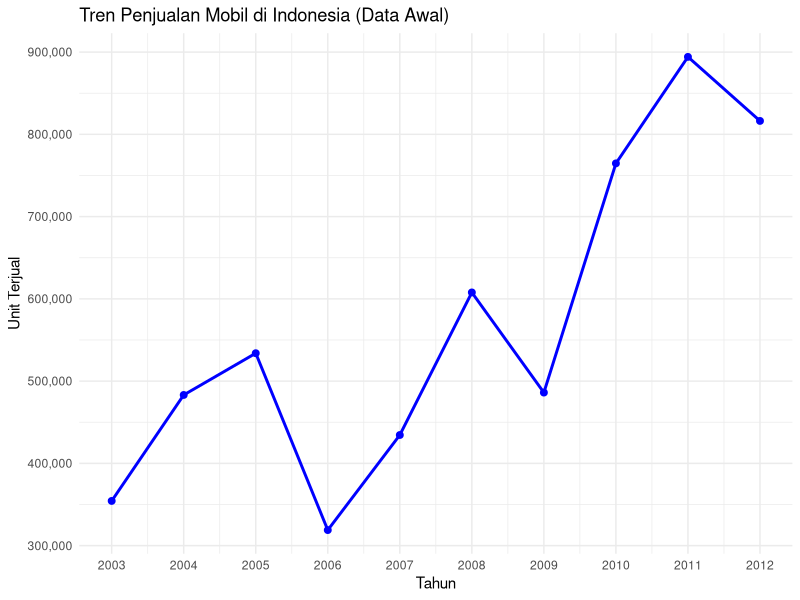
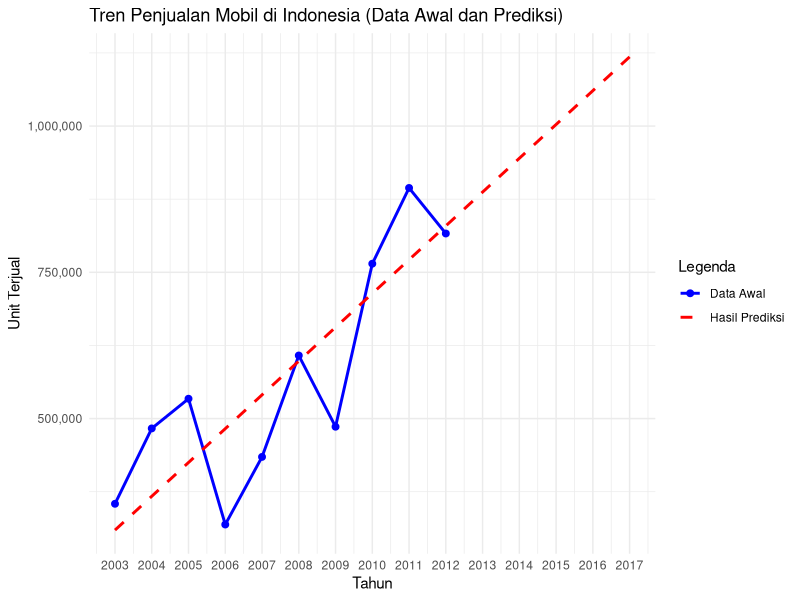

Source code (R) for these figures, in order:
# Memuat library untuk visualisasi
library(ggplot2)

# 1. Memasukkan dan memuat data
# Data penjualan mobil
year <- c(2003, 2004, 2005, 2006, 2007, 2008, 2009, 2010, 2011, 2012)
units <- c(354331, 483170, 533922, 318904, 434473, 607805, 486061, 764709, 894180, 816322)

# Membuat data frame
car_sales_data <- data.frame(
  Year = year,
  Units = units
)

# Menampilkan data
print(car_sales_data)



# 2. Visualisasi data penjualan awal
ggplot(car_sales_data, aes(x = Year, y = Units)) +
  geom_line(color = "blue", size = 1) +
  geom_point(color = "blue", size = 2) +
  labs(
    title = "Tren Penjualan Mobil di Indonesia (Data Awal)",
    x = "Tahun",
    y = "Unit Terjual"
  ) +
  scale_x_continuous(breaks = seq(2003, 2012, by = 1)) +  # Menampilkan semua tahun
  scale_y_continuous(labels = scales::comma) +            # Format angka dengan koma
  theme_minimal()



# 3. Metode Semi Average
# Membagi data menjadi dua periode
first_period <- car_sales_data[1:5, ]
first_period

second_period <- car_sales_data[6:10, ]
second_period

# Menghitung rata-rata penjualan tiap periode
avg_first <- mean(first_period$Units)
avg_first
avg_second <- mean(second_period$Units)
avg_second

# Tahun tengah untuk masing-masing periode
mid_first <- mean(first_period$Year)
mid_first
mid_second <- mean(second_period$Year)
mid_second

# Menentukan slope dan intercept regresi
slope <- (avg_second - avg_first) / (mid_second - mid_first)
slope 

intercept <- avg_first - slope * mid_first
intercept

# Fungsi prediksi berdasarkan metode semi average
predict_semi_average <- function(year) {
  intercept + slope * year
}
predict_semi_average

# Menambahkan prediksi ke data asli
car_sales_data$Predicted_Units <- predict_semi_average(car_sales_data$Year)

# Prediksi 5 tahun ke depan
future_years <- data.frame(Year = 2013:2017)
future_years$Predicted_Units <- predict_semi_average(future_years$Year)

# Menampilkan hasil prediksi
print(future_years)




# 4. Visualisasi Data Awal dan Prediksi
# Menggabungkan data awal dan data prediksi
combined_data <- rbind(
  car_sales_data[, c("Year", "Units", "Predicted_Units")],
  data.frame(Year = future_years$Year, Units = NA, Predicted_Units = future_years$Predicted_Units)
)

# Visualisasi gabungan data awal dan hasil prediksi
ggplot(combined_data, aes(x = Year)) +
  geom_line(aes(y = Units, color = "Data Awal"), size = 1) +
  geom_line(aes(y = Predicted_Units, color = "Hasil Prediksi"), size = 1, linetype = "dashed") +
  geom_point(aes(y = Units, color = "Data Awal"), size = 2) +
  labs(
    title = "Tren Penjualan Mobil di Indonesia (Data Awal dan Prediksi)",
    x = "Tahun",
    y = "Unit Terjual",
    color = "Legenda"
  ) +
  scale_x_continuous(breaks = seq(2003, 2017, by = 1)) +  # Menampilkan semua tahun
  scale_y_continuous(labels = scales::comma) +            # Format angka dengan koma
  scale_color_manual(values = c("Data Awal" = "blue", "Hasil Prediksi" = "red")) +
  theme_minimal()


# Menghitung Measure of Accuracy

# 1. Filter data yang memiliki nilai aktual (tidak NA)
actual_data <- car_sales_data[!is.na(car_sales_data$Units), ]

# 2. Hitung Error
actual_data$Error <- actual_data$Units - actual_data$Predicted_Units

# 3. Mean Absolute Error (MAE)
mae <- mean(abs(actual_data$Error))

# 4. Mean Squared Error (MSE)
mse <- mean(actual_data$Error^2)

# 5. Mean Absolute Percentage Error (MAPE)
mape <- mean(abs(actual_data$Error / actual_data$Units)) * 100

# Menampilkan hasil measure of accuracy
cat("Measure of Accuracy:\n")
cat("Mean Absolute Error (MAE):", mae, "\n")
cat("Mean Squared Error (MSE):", mse, "\n")
cat("Mean Absolute Percentage Error (MAPE):", mape, "%\n")

